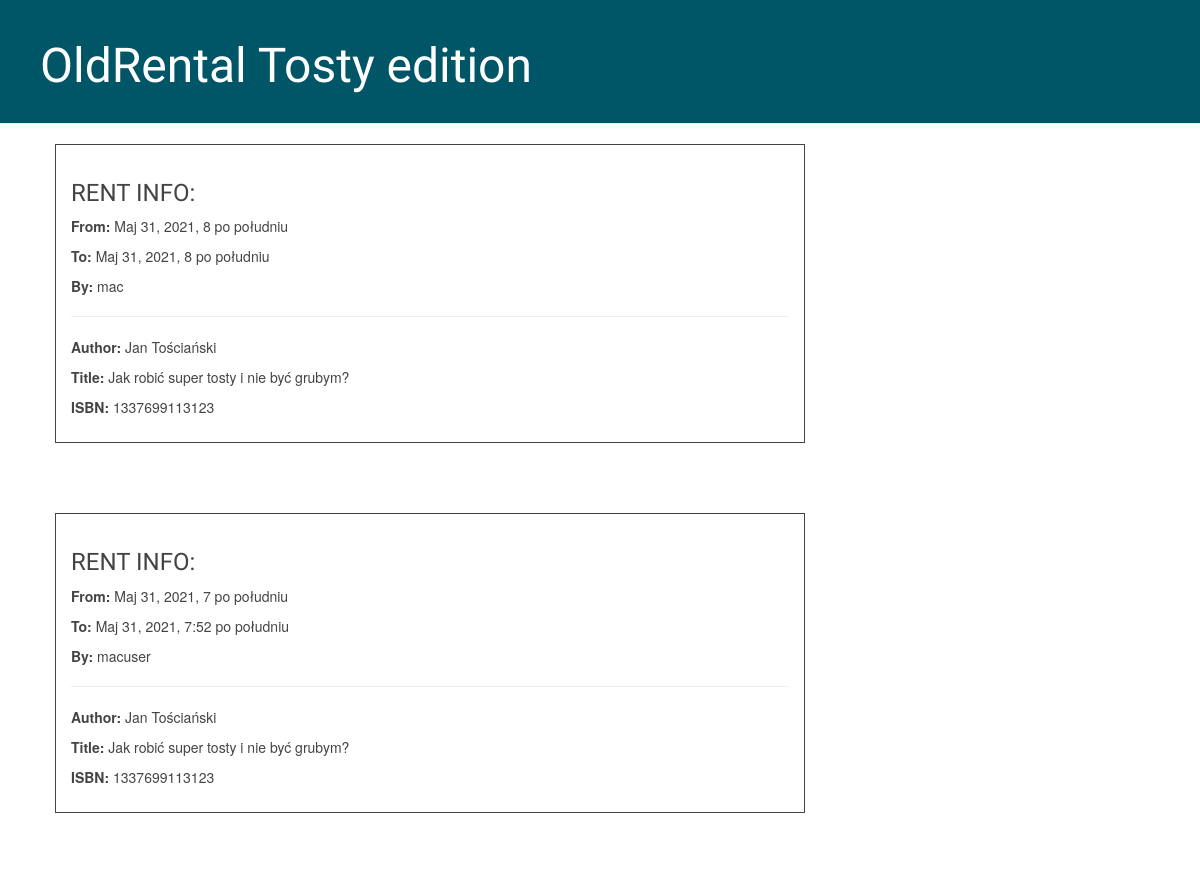
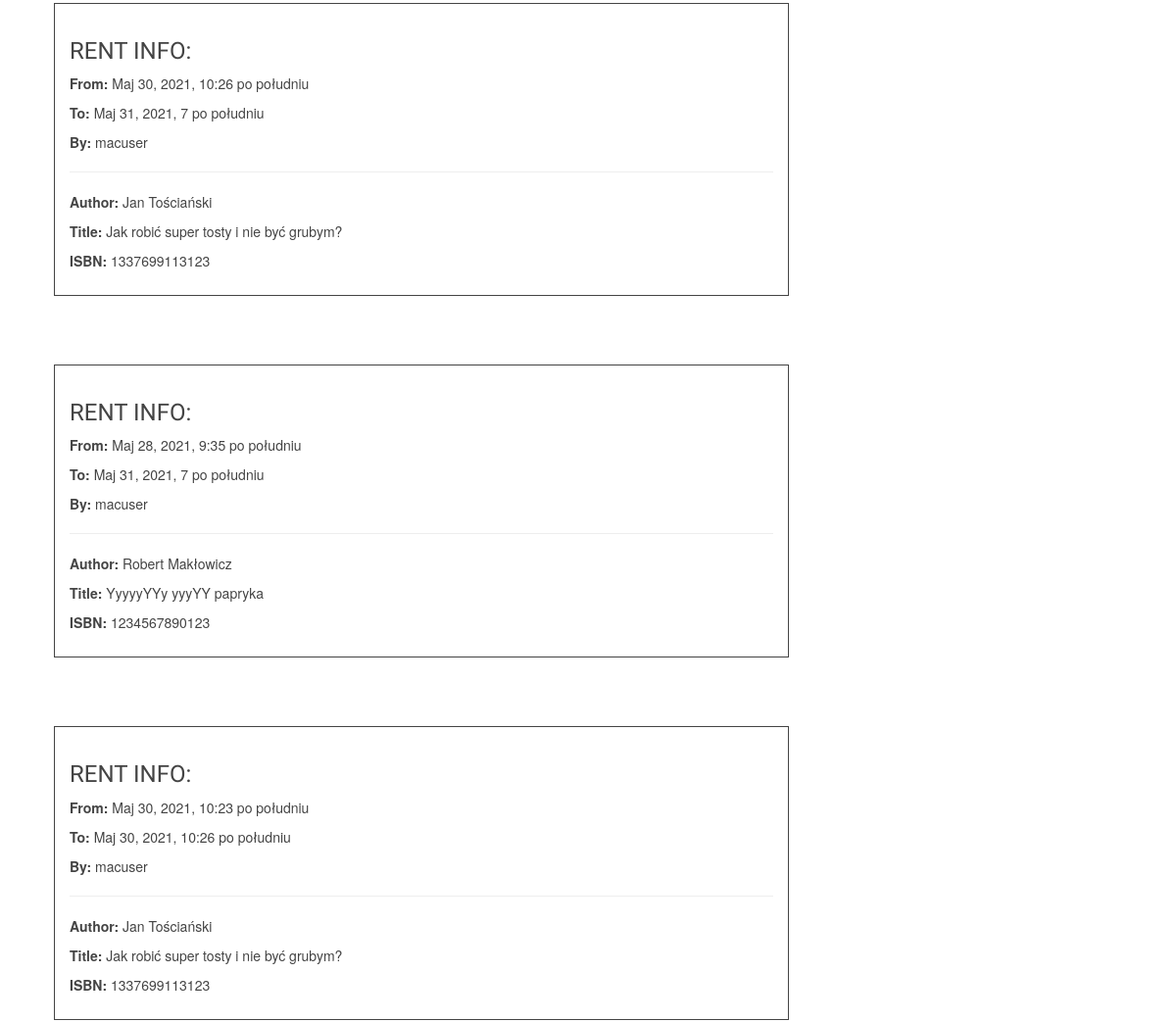
The app's page /books/rentedbooks/ (upper part), older data (2 pictures, top to bottom).
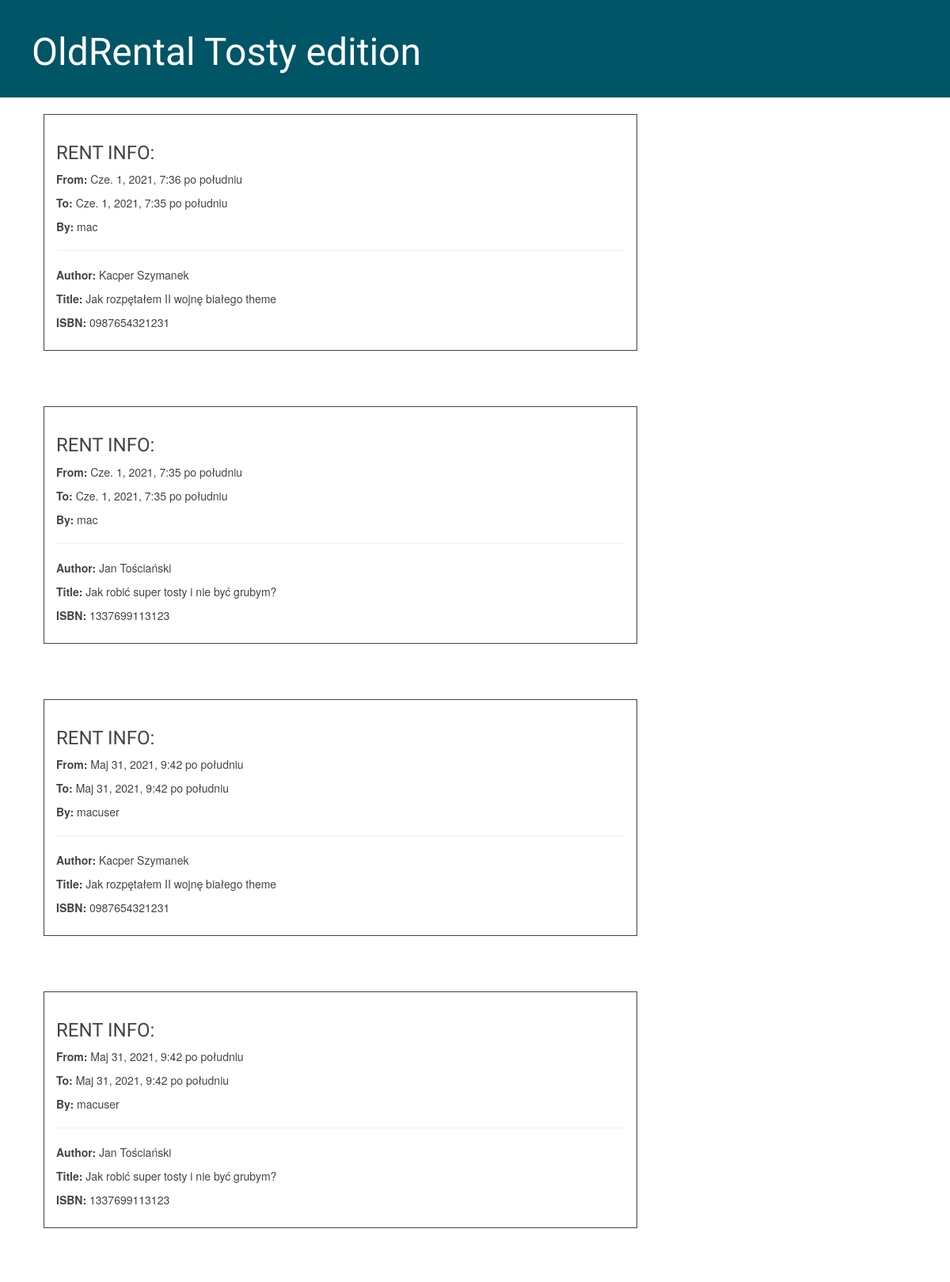
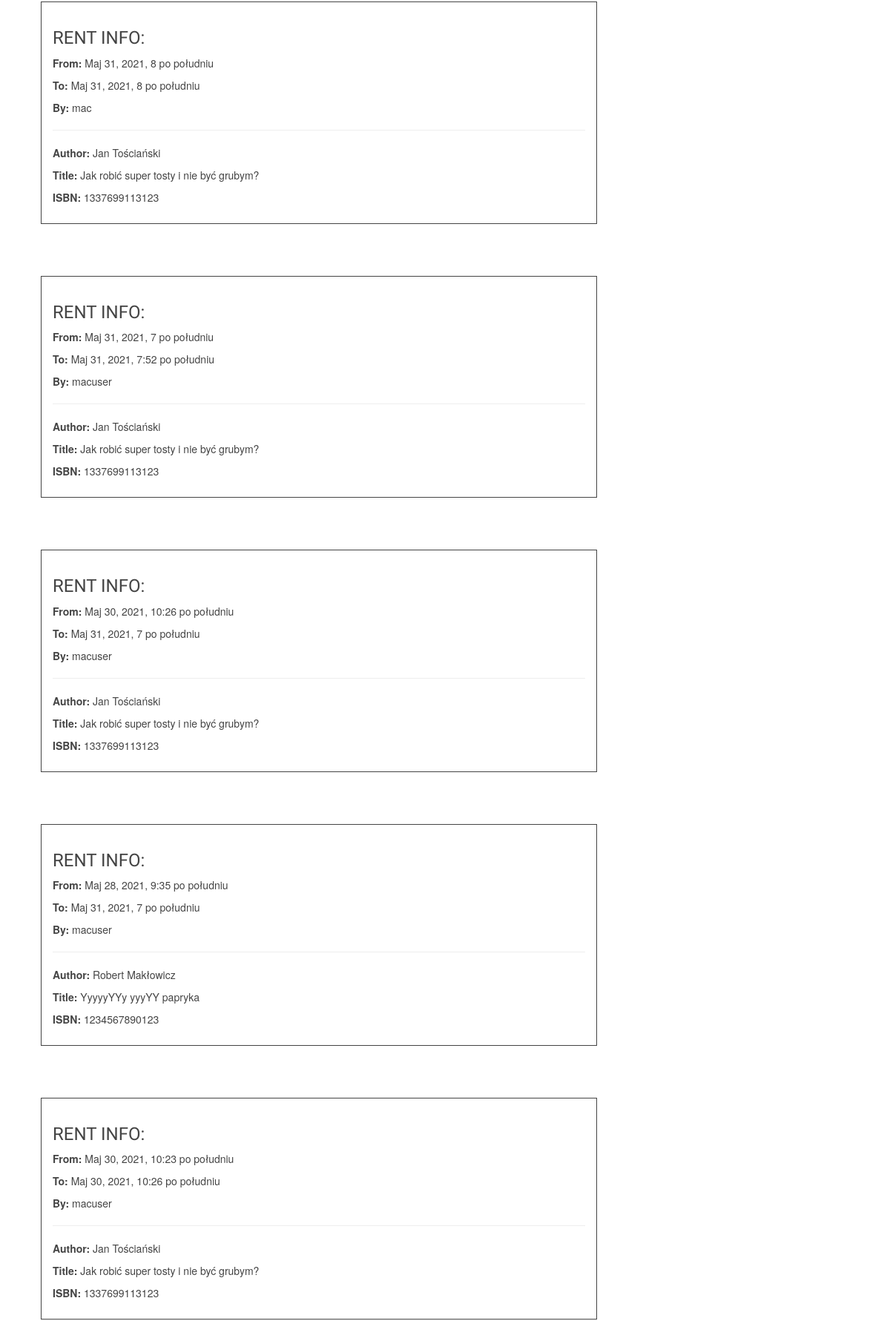
The same page, newer data (2 pictures, top to bottom).
### oldrental/models.py (models this page shows, shortened)
class RentedBook(models.Model):
    book = models.ForeignKey(Book, related_name='old_rents', on_delete=models.CASCADE)
    user = models.ForeignKey(User, on_delete=models.CASCADE)
    date_from = models.DateTimeField(datetime)
    date_to = models.DateTimeField(default=datetime.now())

class Book(models.Model):
    author = models.CharField(max_length=64)
    title = models.CharField(max_length=64)
    genre = models.ForeignKey(Genre, related_name='books', on_delete=models.PROTECT)
    isbn = models.CharField(unique=True, max_length=13, validators=[
        RegexValidator(regex='^[0-9]{13}$', message='ISBN must be 13 digit long!', code='no_match')])
    user_rentier = models.ForeignKey(User, related_name='books', on_delete=models.CASCADE,
                                     default=None, blank=True, null=True)
    rent_date = models.DateTimeField(default=None, blank=True, null=True)
    class Meta:
        unique_together = ('author', 'title', 'genre')
        ordering = ('title',)

### oldrental/views.py (the view)
# urls.py: path('rentedbooks/', views.RentedBookView.as_view(), name='rentedbooks')
class RentedBookView(View):
    def get(self, request):
        rentedbooks = RentedBook.objects.filter().order_by('-date_to')
        return render(request, 'rentedbooks.html', {'rentedbooks': rentedbooks})

### templates/rentedbooks.html (shortened to what this page needs)
{% extends 'base.html' %}
{% block content %}
    {% for book in rentedbooks %}
        <div class="book">
                <h3>RENT INFO:</h3>
                <p><b>From:</b> {{ book.date_from }}</p>
                <p><b>To:</b> {{ book.date_to }}</p>
                <p><b>By:</b> {{ book.user.username }}</p>
            <hr color="black">
            <div class="author">
                <p><b>Author:</b> {{ book.book.author }}</p>
                <p><b>Title:</b> {{ book.book.title }}</p>
            </div>
            <p><b>ISBN:</b> {{ book.book.isbn }}</p>
        </div>
    {% endfor %}
{% endblock %}

Row changes from the older to the newer data that the page shows:
added RentedBook: date_from "Cze. 1, 2021, 7:36 po południu", date_to "Cze. 1, 2021, 7:35 po południu", user.username "mac", book.author "Kacper Szymanek", book "Jak rozpętałem II wojnę białego theme", book.isbn "0987654321231"
added RentedBook: date_from "Cze. 1, 2021, 7:35 po południu", date_to "Cze. 1, 2021, 7:35 po południu", user.username "mac", book.author "Jan Tościański", book "Jak robić super tosty i nie być grubym?", book.isbn "1337699113123"
added RentedBook: date_from "Maj 31, 2021, 9:42 po południu", date_to "Maj 31, 2021, 9:42 po południu", user.username "macuser", book.author "Kacper Szymanek", book "Jak rozpętałem II wojnę białego theme", book.isbn "0987654321231"
added RentedBook: date_from "Maj 31, 2021, 9:42 po południu", date_to "Maj 31, 2021, 9:42 po południu", user.username "macuser", book.author "Jan Tościański", book "Jak robić super tosty i nie być grubym?", book.isbn "1337699113123"
